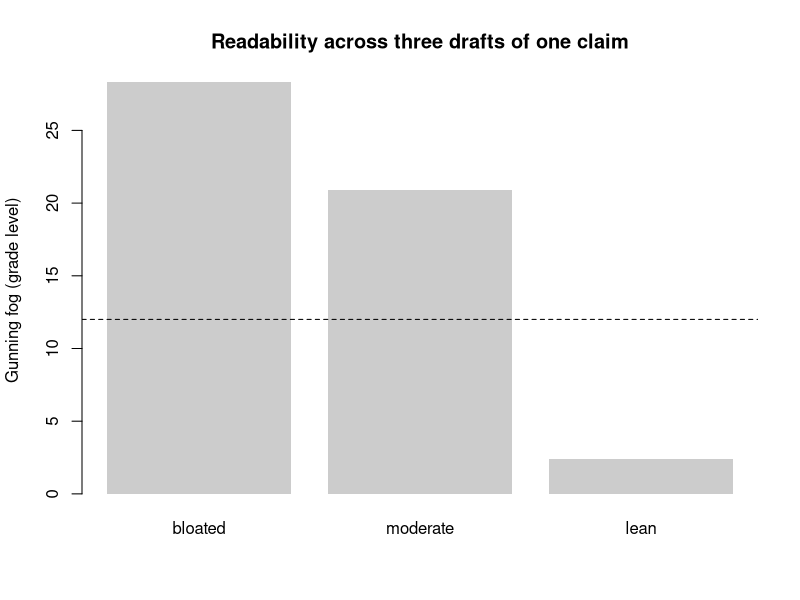

This figure's R source:
## ---- chunk 1
#| label: tbl-sw-sections
#| tbl-cap: "Canonical sections of an empirical marketing paper, with purpose, indicative length, and default verb tense. Lengths are rules of thumb for a full-length top-4 submission, not hard limits."
#| echo: false
#| message: false
#| warning: false
library(knitr)
sw_sections <- data.frame(
  Section = c("Title", "Abstract", "Introduction", "Literature / Theory",
              "Methods", "Results", "Discussion", "Conclusion"),
  `Words` = c("8–15", "200–250", "800–1200", "1500–3000",
              "1000–2500", "1000–2500", "1500–2500", "400–800"),
  Purpose = c("Name the contribution",
              "Self-contained summary: objective, method, finding, implication",
              "Why the paper exists; the gap and the contribution",
              "Position vs. prior work; derive hypotheses or model",
              "What was done, reproducibly",
              "What was found, with the data doing the talking",
              "What it means, limits, boundary conditions",
              "Restate contribution; implications and future work"),
  `Default tense` = c("—", "Past + present", "Present + present perfect",
                      "Present + present perfect", "Past", "Past + present",
                      "Present + past", "Present"),
  check.names = FALSE
)
kable(sw_sections)
## ---- chunk 2
#| message: false
#| warning: false
# Effects of an exogenous increase in immigrant employment, from eq-sw-decomp.
s_I <- 0.20; s_N <- 0.65          # revenue shares of immigrant and native labor
grid <- expand.grid(eta = c(4, 8, 16), sigma = c(0.5, 1.5, 3, 6))

denom <- with(grid, (eta - 1) * (1 - s_N) + (sigma - 1) * s_N)
grid$revenue_effect  <- with(grid, s_I * (eta - 1)     / denom)
grid$native_effect   <- with(grid, s_I * (eta - sigma) / denom)
grid$verdict <- ifelse(grid$native_effect > 0, "crowds in", "crowds out")

round_df <- within(grid, {
  revenue_effect <- round(revenue_effect, 3)
  native_effect  <- round(native_effect, 3)
})
round_df[order(round_df$eta, round_df$sigma), ]
## ---- chunk 3
#| label: fig-sw-fog
#| fig-cap: "Gunning fog scores for three versions of the same sentence—a bloated original, a moderate edit, and a lean rewrite—showing how shortening sentences and replacing complex words lowers the estimated reading grade. The dashed line marks a fog score of 12 (high-school senior)."
#| echo: true
#| message: false
#| warning: false
set.seed(41)

# A deliberately rough syllable counter: count vowel groups per word.
# Heuristic, not linguistic ground truth -- adequate for a relative diagnostic.
count_syllables <- function(word) {
  word <- tolower(gsub("[^a-z]", "", word))
  if (nchar(word) == 0) return(0L)
  groups <- gregexpr("[aeiouy]+", word)[[1]]
  n <- if (groups[1] == -1L) 1L else length(groups)
  if (grepl("e$", word) && n > 1L) n <- n - 1L   # silent terminal 'e'
  max(n, 1L)
}

gunning_fog <- function(text) {
  sentences <- unlist(strsplit(text, "(?<=[.!?])\\s+", perl = TRUE))
  sentences <- sentences[nzchar(trimws(sentences))]
  words <- unlist(strsplit(text, "\\s+"))
  words <- words[nzchar(words)]
  W <- length(words); S <- max(length(sentences), 1L)
  syl <- vapply(words, count_syllables, integer(1))
  C <- sum(syl >= 3L)                              # "complex" words
  0.4 * (W / S + 100 * C / W)
}

versions <- c(
  bloated  = paste("The utilization of an excessively elaborate and",
                   "circumlocutory prose style, characterized by the",
                   "accumulation of subordinate clauses, demonstrably",
                   "attenuates comprehensibility for the readership."),
  moderate = paste("Using an elaborate, indirect prose style with many",
                   "subordinate clauses reduces how well readers understand",
                   "the argument."),
  lean     = "Dense prose is hard to read."
)

fog <- vapply(versions, gunning_fog, numeric(1))
print(round(fog, 1))

barplot(fog, col = "grey80", border = NA, ylab = "Gunning fog (grade level)",
        main = "Readability across three drafts of one claim",
        names.arg = names(versions))
abline(h = 12, lty = 2)
